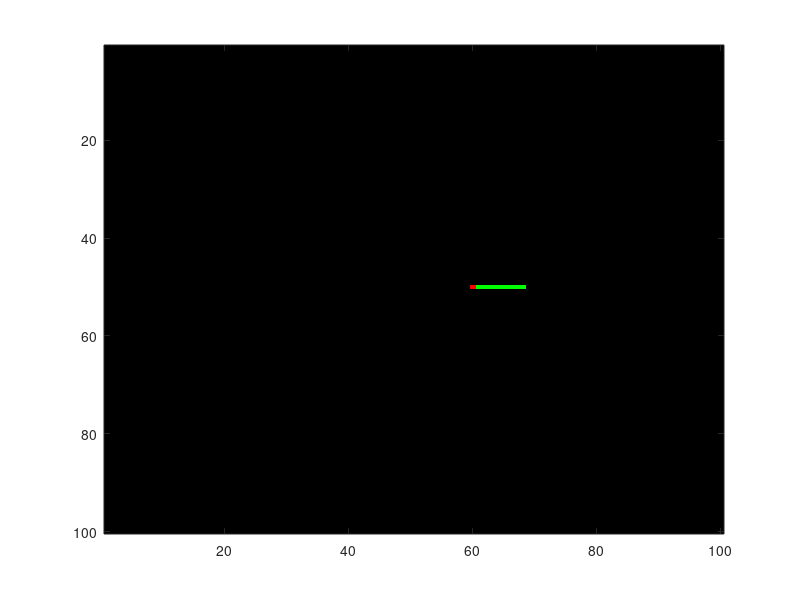

The MATLAB source for this figure:
clc
clear all
close all
locx=[50 50 50 50 50 50 50 50 50];
locy=[60 61 62 63 64 65 66 67 68];

r=zeros(100,100);
g=zeros(100,100);
b=zeros(100,100);
r(locx(1),locy(1))=255;
g(locx(1),locy(1))=0;
b(locx(1),locy(1))=0;
   
for i=2:length(locx)
     r(locx(i),locy(i))=0;
     g(locx(i),locy(i))=255;
     b(locx(i),locy(i))=0;
end
subimage(uint8(cat(3,r,g,b)));